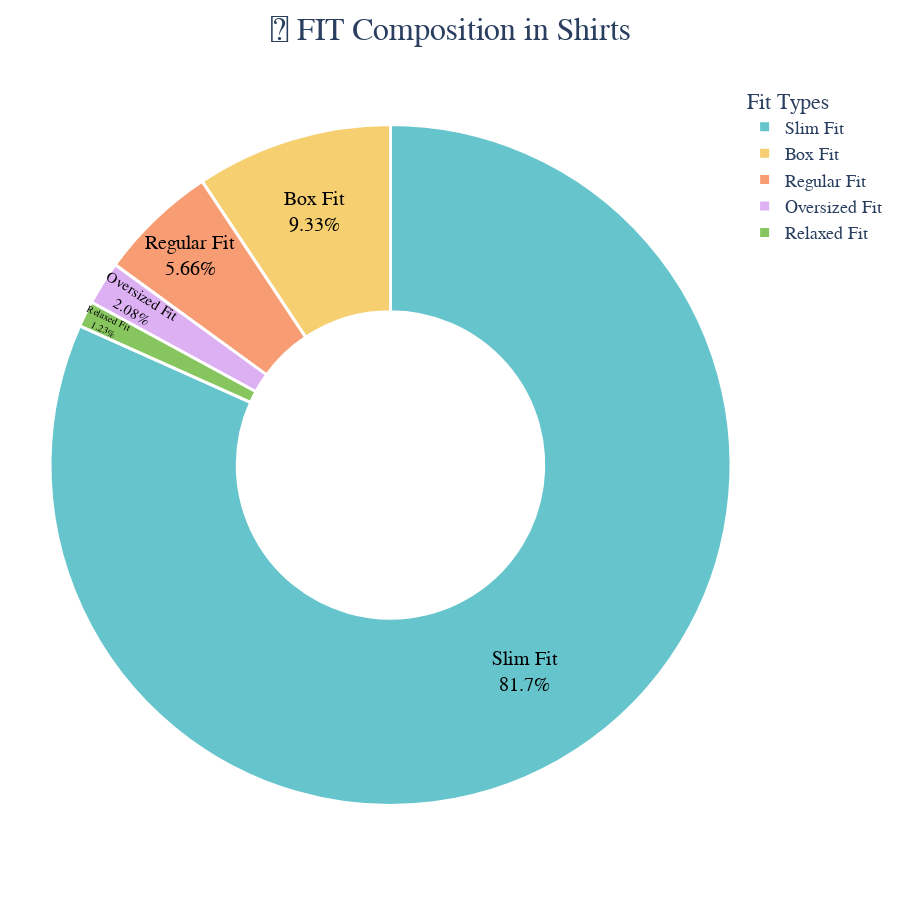

Notebook cell for this chart:
### Markdown cell above
- **Shirts Fit**: *Slim Fit* (33%) 👔, *Regular* (33%) 👕, and *Oversized* (33%) 🧥 — shows diverse customer preferences.  
- **Shirts Material**: *Cotton* 🌿, *Polyester* 🧵, *Rayon* 🧶 each around 33% — guides production mix.  
- **Shirts Style & Color**: Leaning towards *Casual* 🎽 and *Blue* 🔵 respectively — focus inventory accordingly.

### Code cell
import plotly.express as px

shirt_fit = composition_df[(composition_df["Category"] == "Shirts") & (composition_df["Feature"] == "FIT")]

fig = px.pie(
    shirt_fit,
    values="Percentage",
    names="Value",
    title="🧵 FIT Composition in Shirts",
    color_discrete_sequence=px.colors.qualitative.Pastel,
    hole=0.45
)

fig.update_traces(
    textposition='inside',
    textinfo='percent+label',
    insidetextfont=dict(size=20, color='black', family='Arial Black'),
    hoverinfo='label+percent+value',
    marker=dict(line=dict(color='white', width=3))
)

fig.update_layout(
    title_font_size=32,
    title_font_family='Helvetica Neue, sans-serif',
    title_x=0.5,
    legend_title_text='Fit Types',
    legend_font_size=18,
    legend_font_family='Helvetica Neue, sans-serif',
    width=900,
    height=900,
    margin=dict(t=80, b=50, l=50, r=50),
    paper_bgcolor='white',
)

fig.show()

### Figure 1 — Plotly figure (JSON) as saved in the notebook; plotly's stock layout.template omitted (floating-point values rounded to 4 significant figures)
{"data": [{"domain": {"x": [0, 1], "y": [0, 1]}, "hole": 0.45, "hoverinfo": "label+percent+value", "hovertemplate": "Value=%{label}<br>Percentage=%{value}<extra></extra>", "insidetextfont": {"color": "black", "family": "Arial Black", "size": 20}, "labels": ["Slim Fit", "Box Fit", "Regular Fit", "Oversized Fit", "Relaxed Fit"], "legendgroup": "", "marker": {"line": {"color": "white", "width": 3}}, "name": "", "showlegend": true, "textinfo": "percent+label", "textposition": "inside", "type": "pie", "values": [81.7, 9.33, 5.66, 2.08, 1.23]}], "layout": {"height": 900, "legend": {"font": {"family": "Helvetica Neue, sans-serif", "size": 18}, "title": {"text": "Fit Types"}, "tracegroupgap": 0}, "margin": {"b": 50, "l": 50, "r": 50, "t": 80}, "paper_bgcolor": "white", "piecolorway": ["rgb(102, 197, 204)", "rgb(246, 207, 113)", "rgb(248, 156, 116)", "rgb(220, 176, 242)", "rgb(135, 197, 95)", "rgb(158, 185, 243)", "rgb(254, 136, 177)", "rgb(201, 219, 116)", "rgb(139, 224, 164)", "rgb(180, 151, 231)", "rgb(179, 179, 179)"], "title": {"font": {"family": "Helvetica Neue, sans-serif", "size": 32}, "text": "🧵 FIT Composition in Shirts", "x": 0.5}, "width": 900}}
